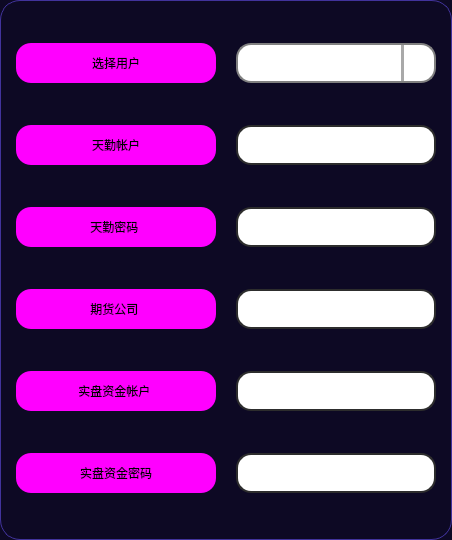
                         <widget class="QFrame" name="frame_42">
                          <property name="sizePolicy">
                           <sizepolicy hsizetype="Expanding" vsizetype="Expanding">
                            <horstretch>0</horstretch>
                            <verstretch>0</verstretch>
                           </sizepolicy>
                          </property>
                          <property name="minimumSize">
                           <size>
                            <width>0</width>
                            <height>540</height>
                           </size>
                          </property>
                          <property name="maximumSize">
                           <size>
                            <width>450</width>
                            <height>540</height>
                           </size>
                          </property>
                          <property name="styleSheet">
                           <string notr="true">QFrame {
	background-color: rgb(13, 9, 36);
	border: 1px solid rgb(65, 51, 156);
	border-radius: 20px;
}
QFrame:hover {
	border: 1px solid rgb(65, 51, 156);
}</string>
                          </property>
                          <property name="frameShape">
                           <enum>QFrame::StyledPanel</enum>
                          </property>
                          <property name="frameShadow">
                           <enum>QFrame::Raised</enum>
                          </property>
                          <layout class="QHBoxLayout" name="horizontalLayout_34">
                           <property name="spacing">
                            <number>15</number>
                           </property>
                           <property name="leftMargin">
                            <number>15</number>
                           </property>
                           <property name="topMargin">
                            <number>0</number>
                           </property>
                           <property name="rightMargin">
                            <number>10</number>
                           </property>
                           <property name="bottomMargin">
                            <number>0</number>
                           </property>
                           <item>
                            <widget class="QFrame" name="frame_63">
                             <property name="styleSheet">
                              <string notr="true">border:none</string>
                             </property>
                             <property name="frameShape">
                              <enum>QFrame::StyledPanel</enum>
                             </property>
                             <property name="frameShadow">
                              <enum>QFrame::Raised</enum>
                             </property>
                             <layout class="QVBoxLayout" name="verticalLayout_43">
                              <property name="spacing">
                               <number>0</number>
                              </property>
                              <property name="leftMargin">
                               <number>0</number>
                              </property>
                              <property name="topMargin">
                               <number>0</number>
                              </property>
                              <property name="rightMargin">
                               <number>0</number>
                              </property>
                              <property name="bottomMargin">
                               <number>0</number>
                              </property>
                              <item alignment="Qt::AlignHCenter">
                               <widget class="QFrame" name="frame_49">
                                <property name="sizePolicy">
                                 <sizepolicy hsizetype="Preferred" vsizetype="Preferred">
                                  <horstretch>0</horstretch>
                                  <verstretch>0</verstretch>
                                 </sizepolicy>
                                </property>
                                <property name="minimumSize">
                                 <size>
                                  <width>205</width>
                                  <height>0</height>
                                 </size>
                                </property>
                                <property name="maximumSize">
                                 <size>
                                  <width>205</width>
                                  <height>16777215</height>
                                 </size>
                                </property>
                                <property name="styleSheet">
                                 <string notr="true">border:none</string>
                                </property>
                                <property name="frameShape">
                                 <enum>QFrame::StyledPanel</enum>
                                </property>
                                <property name="frameShadow">
                                 <enum>QFrame::Raised</enum>
                                </property>
                                <layout class="QVBoxLayout" name="verticalLayout_22">
                                 <property name="spacing">
                                  <number>0</number>
                                 </property>
                                 <property name="leftMargin">
                                  <number>0</number>
                                 </property>
                                 <property name="topMargin">
                                  <number>0</number>
                                 </property>
                                 <property name="rightMargin">
                                  <number>0</number>
                                 </property>
                                 <property name="bottomMargin">
                                  <number>0</number>
                                 </property>
                                 <item>
                                  <widget class="QLabel" name="label_select_clients_name0">
                                   <property name="enabled">
                                    <bool>true</bool>
                                   </property>
                                   <property name="minimumSize">
                                    <size>
                                     <width>200</width>
                                     <height>40</height>
                                    </size>
                                   </property>
                                   <property name="maximumSize">
                                    <size>
                                     <width>200</width>
                                     <height>40</height>
                                    </size>
                                   </property>
                                   <property name="styleSheet">
                                    <string notr="true">QLabel {
	font: 700 18pt &quot;等线&quot;;
	background-color: rgb(255, 0, 255);
	border-radius: 15px;
}

QLabel:hover{
	border: 3px solid rgb(0, 255, 0);
}
QLabel:disabled{
	color: rgb(0, 0, 0);
	border-color: rgb(166, 166, 166);
    background-color: rgb(186, 186, 186);
}</string>
                                   </property>
                                   <property name="text">
                                    <string>选择用户</string>
                                   </property>
                                   <property name="alignment">
                                    <set>Qt::AlignCenter</set>
                                   </property>
                                   <property name="buddy">
                                    <cstring>comboBox_select_clients_name</cstring>
                                   </property>
                                  </widget>
                                 </item>
                                 <item>
                                  <widget class="QLabel" name="label_tq_account">
                                   <property name="enabled">
                                    <bool>true</bool>
                                   </property>
                                   <property name="minimumSize">
                                    <size>
                                     <width>200</width>
                                     <height>40</height>
                                    </size>
                                   </property>
                                   <property name="maximumSize">
                                    <size>
                                     <width>200</width>
                                     <height>40</height>
                                    </size>
                                   </property>
                                   <property name="styleSheet">
                                    <string notr="true">QLabel {
	font: 700 18pt &quot;等线&quot;;
	background-color: rgb(255, 0, 255);
	border-radius: 15px;
}

QLabel:hover{
	border: 3px solid rgb(0, 255, 0);
}
QLabel:disabled{
	color: rgb(0, 0, 0);
	border-color: rgb(166, 166, 166);
    background-color: rgb(186, 186, 186);
}</string>
                                   </property>
                                   <property name="text">
                                    <string>天勤帐户</string>
                                   </property>
                                   <property name="alignment">
                                    <set>Qt::AlignCenter</set>
                                   </property>
                                   <property name="buddy">
                                    <cstring>tq_account</cstring>
                                   </property>
                                  </widget>
                                 </item>
                                 <item>
                                  <widget class="QLabel" name="label_tq_psd">
                                   <property name="enabled">
                                    <bool>true</bool>
                                   </property>
                                   <property name="minimumSize">
                                    <size>
                                     <width>200</width>
                                     <height>40</height>
                                    </size>
                                   </property>
                                   <property name="maximumSize">
                                    <size>
                                     <width>200</width>
                                     <height>40</height>
                                    </size>
                                   </property>
                                   <property name="styleSheet">
                                    <string notr="true">QLabel {
	font: 700 18pt &quot;等线&quot;;
	background-color: rgb(255, 0, 255);
	border-radius: 15px;
}

QLabel:hover{
	border: 3px solid rgb(0, 255, 0);
}
QLabel:disabled{
	color: rgb(0, 0, 0);
	border-color: rgb(166, 166, 166);
    background-color: rgb(186, 186, 186);
}</string>
                                   </property>
                                   <property name="text">
                                    <string>天勤密码 </string>
                                   </property>
                                   <property name="alignment">
                                    <set>Qt::AlignCenter</set>
                                   </property>
                                   <property name="buddy">
                                    <cstring>tq_psd</cstring>
                                   </property>
                                  </widget>
                                 </item>
                                 <item>
                                  <widget class="QLabel" name="label_futures_company">
                                   <property name="enabled">
                                    <bool>true</bool>
                                   </property>
                                   <property name="minimumSize">
                                    <size>
                                     <width>200</width>
                                     <height>40</height>
                                    </size>
                                   </property>
                                   <property name="maximumSize">
                                    <size>
                                     <width>200</width>
                                     <height>40</height>
                                    </size>
                                   </property>
                                   <property name="styleSheet">
                                    <string notr="true">QLabel {
	font: 700 18pt &quot;等线&quot;;
	background-color: rgb(255, 0, 255);
	border-radius: 15px;
}

QLabel:hover{
	border: 3px solid rgb(0, 255, 0);
}
QLabel:disabled{
	color: rgb(0, 0, 0);
	border-color: rgb(166, 166, 166);
    background-color: rgb(186, 186, 186);
}</string>
                                   </property>
                                   <property name="text">
                                    <string>期货公司 </string>
                                   </property>
                                   <property name="alignment">
                                    <set>Qt::AlignCenter</set>
                                   </property>
                                   <property name="buddy">
                                    <cstring>futures_company</cstring>
                                   </property>
                                  </widget>
                                 </item>
                                 <item>
                                  <widget class="QLabel" name="label_futures_account">
                                   <property name="enabled">
                                    <bool>true</bool>
                                   </property>
                                   <property name="minimumSize">
                                    <size>
                                     <width>200</width>
                                     <height>40</height>
                                    </size>
                                   </property>
                                   <property name="maximumSize">
                                    <size>
                                     <width>200</width>
                                     <height>40</height>
                                    </size>
                                   </property>
                                   <property name="styleSheet">
                                    <string notr="true">QLabel {
	font: 700 18pt &quot;等线&quot;;
	background-color: rgb(255, 0, 255);
	border-radius: 15px;
}

QLabel:hover{
	border: 3px solid rgb(0, 255, 0);
}
QLabel:disabled{
	color: rgb(0, 0, 0);
	border-color: rgb(166, 166, 166);
    background-color: rgb(186, 186, 186);
}</string>
                                   </property>
                                   <property name="text">
                                    <string>实盘资金帐户 </string>
                                   </property>
                                   <property name="alignment">
                                    <set>Qt::AlignCenter</set>
                                   </property>
                                   <property name="buddy">
                                    <cstring>futures_account</cstring>
                                   </property>
                                  </widget>
                                 </item>
                                 <item>
                                  <widget class="QLabel" name="label_futures_psd">
                                   <property name="enabled">
                                    <bool>true</bool>
                                   </property>
                                   <property name="minimumSize">
                                    <size>
                                     <width>200</width>
                                     <height>40</height>
                                    </size>
                                   </property>
                                   <property name="maximumSize">
                                    <size>
                                     <width>200</width>
                                     <height>40</height>
                                    </size>
                                   </property>
                                   <property name="styleSheet">
                                    <string notr="true">QLabel {
	font: 700 18pt &quot;等线&quot;;
	background-color: rgb(255, 0, 255);
	border-radius: 15px;
}

QLabel:hover{
	border: 3px solid rgb(0, 255, 0);
}
QLabel:disabled{
	color: rgb(0, 0, 0);
	border-color: rgb(166, 166, 166);
    background-color: rgb(186, 186, 186);
}</string>
                                   </property>
                                   <property name="text">
                                    <string>实盘资金密码</string>
                                   </property>
                                   <property name="alignment">
                                    <set>Qt::AlignCenter</set>
                                   </property>
                                   <property name="buddy">
                                    <cstring>futures_psd</cstring>
                                   </property>
                                  </widget>
                                 </item>
                                </layout>
                               </widget>
                              </item>
                             </layout>
                            </widget>
                           </item>
                           <item>
                            <widget class="QFrame" name="frame_64">
                             <property name="styleSheet">
                              <string notr="true">border:none</string>
                             </property>
                             <property name="frameShape">
                              <enum>QFrame::StyledPanel</enum>
                             </property>
                             <property name="frameShadow">
                              <enum>QFrame::Raised</enum>
                             </property>
                             <layout class="QVBoxLayout" name="verticalLayout_44">
                              <property name="spacing">
                               <number>0</number>
                              </property>
                              <property name="leftMargin">
                               <number>0</number>
                              </property>
                              <property name="topMargin">
                               <number>0</number>
                              </property>
                              <property name="rightMargin">
                               <number>0</number>
                              </property>
                              <property name="bottomMargin">
                               <number>0</number>
                              </property>
                              <item alignment="Qt::AlignHCenter">
                               <widget class="QFrame" name="frame_50">
                                <property name="sizePolicy">
                                 <sizepolicy hsizetype="Preferred" vsizetype="Preferred">
                                  <horstretch>0</horstretch>
                                  <verstretch>0</verstretch>
                                 </sizepolicy>
                                </property>
                                <property name="minimumSize">
                                 <size>
                                  <width>205</width>
                                  <height>0</height>
                                 </size>
                                </property>
                                <property name="maximumSize">
                                 <size>
                                  <width>205</width>
                                  <height>16777215</height>
                                 </size>
                                </property>
                                <property name="styleSheet">
                                 <string notr="true">border:none</string>
                                </property>
                                <property name="frameShape">
                                 <enum>QFrame::StyledPanel</enum>
                                </property>
                                <property name="frameShadow">
                                 <enum>QFrame::Raised</enum>
                                </property>
                                <layout class="QVBoxLayout" name="verticalLayout_34">
                                 <property name="spacing">
                                  <number>0</number>
                                 </property>
                                 <property name="leftMargin">
                                  <number>0</number>
                                 </property>
                                 <property name="topMargin">
                                  <number>0</number>
                                 </property>
                                 <property name="rightMargin">
                                  <number>0</number>
                                 </property>
                                 <property name="bottomMargin">
                                  <number>0</number>
                                 </property>
                                 <item>
                                  <widget class="QComboBox" name="comboBox_select_clients_name">
                                   <property name="minimumSize">
                                    <size>
                                     <width>200</width>
                                     <height>40</height>
                                    </size>
                                   </property>
                                   <property name="maximumSize">
                                    <size>
                                     <width>200</width>
                                     <height>40</height>
                                    </size>
                                   </property>
                                   <property name="styleSheet">
                                    <string notr="true">/* 未下拉时，QComboBox的样式 */
QComboBox {
    border: 2px solid gray;   /* 边框 */
    border-radius: 15px;   /* 圆角 */
    padding: 1px 18px 1px 3px;   /* 字体填衬 */
    color: rgb(0, 0, 0);    
	font: 700 18pt &quot;等线&quot;;    
	background-color: rgb(255, 255, 255);
}

/* 下拉后，整个下拉窗体样式 */
QComboBox QAbstractItemView {
    
    border: 1px solid yellow;   /* 整个下拉窗体的边框 */
    color: black;
	border-radius: 3px;
    background-color: rgb(225, 225, 225);   /* 整个下拉窗体的背景色 */
    selection-background-color: lightgreen;   /* 整个下拉窗体被选中项的背景色 */
}
/* 下拉箭头样式 */
 QComboBox::down-arrow {
	image: url(:/图标/icons/双下拉箭头.svg);
	width: 30px; /* 下拉箭头的宽度（建议与下拉框drop-down的宽度一致） */ 
	background: rgb(255, 255, 255); /* 下拉箭头的的背景色 */ 
	padding: 0px 0px 0px 0px; /* 上内边距、右内边距、下内边距、左内边距 */
 } 

/* 下拉框样式 */
QComboBox::drop-down {
   /* subcontrol-origin: padding;   /* 子控件在父元素中的原点矩形。如果未指定此属性，则默认为padding。 */
   /* subcontrol-position: top right;   /* 下拉框的位置（右上） */
    width: 30px;   /* 下拉框的宽度 */

    border-left-width: 3px;   /* 下拉框的左边界线宽度 */
    border-left-color: darkgray;   /* 下拉框的左边界线颜色 */
    border-left-style: solid;   /* 下拉框的左边界线为实线 */
    border-top-right-radius: 10px;   /* 下拉框的右上边界线的圆角半径（应和整个QComboBox右上边界线的圆角半径一致） */
    border-bottom-right-radius: 10px;   /* 同上 */
}
QComboBox:hover {
	border: 3px solid rgb(255, 85, 0);
}
QComboBox:disabled{
	color: rgb(0, 0, 0);
	border-color: rgb(166, 166, 166);
    background-color: rgb(186, 186, 186);
}</string>
                                   </property>
                                  </widget>
                                 </item>
                                 <item>
                                  <widget class="QLineEdit" name="tq_account">
                                   <property name="sizePolicy">
                                    <sizepolicy hsizetype="Preferred" vsizetype="Fixed">
                                     <horstretch>0</horstretch>
                                     <verstretch>0</verstretch>
                                    </sizepolicy>
                                   </property>
                                   <property name="minimumSize">
                                    <size>
                                     <width>200</width>
                                     <height>40</height>
                                    </size>
                                   </property>
                                   <property name="maximumSize">
                                    <size>
                                     <width>200</width>
                                     <height>40</height>
                                    </size>
                                   </property>
                                   <property name="styleSheet">
                                    <string notr="true">QLineEdit {
	border: 2px solid rgb(45, 45, 45);
	border-radius: 15px;
	padding: 5px;
	background-color: rgb(255, 255, 255);	
	color: rgb(0, 0, 0);
	font: 700 18pt &quot;等线&quot;;
}
QLineEdit:hover {
	border: 3px solid rgb(255, 85, 0);
}
QLineEdit:focus {
	border: 3px solid rgb(255, 85, 0);
	color: rgb(255, 0, 0);
}
QLineEdit:disabled{
	color: rgb(0, 0, 0);
	border-color: rgb(166, 166, 166);
    background-color: rgb(186, 186, 186);
}</string>
                                   </property>
                                  </widget>
                                 </item>
                                 <item>
                                  <widget class="QLineEdit" name="tq_psd">
                                   <property name="sizePolicy">
                                    <sizepolicy hsizetype="Preferred" vsizetype="Fixed">
                                     <horstretch>0</horstretch>
                                     <verstretch>0</verstretch>
                                    </sizepolicy>
                                   </property>
                                   <property name="minimumSize">
                                    <size>
                                     <width>200</width>
                                     <height>40</height>
                                    </size>
                                   </property>
                                   <property name="maximumSize">
                                    <size>
                                     <width>200</width>
                                     <height>40</height>
                                    </size>
                                   </property>
                                   <property name="styleSheet">
                                    <string notr="true">QLineEdit {
	border: 2px solid rgb(45, 45, 45);
	border-radius: 15px;
	padding: 5px;
	background-color: rgb(255, 255, 255);	
	color: rgb(0, 0, 0);
	font: 700 18pt &quot;等线&quot;;
}
QLineEdit:hover {
	border: 3px solid rgb(255, 85, 0);
}
QLineEdit:focus {
	border: 3px solid rgb(255, 85, 0);
	color: rgb(255, 0, 0);
}
QLineEdit:disabled{
	color: rgb(0, 0, 0);
	border-color: rgb(166, 166, 166);
    background-color: rgb(186, 186, 186);
}</string>
                                   </property>
                                  </widget>
                                 </item>
                                 <item>
                                  <widget class="QLineEdit" name="futures_company">
                                   <property name="sizePolicy">
                                    <sizepolicy hsizetype="Preferred" vsizetype="Fixed">
                                     <horstretch>0</horstretch>
                                     <verstretch>0</verstretch>
                                    </sizepolicy>
                                   </property>
                                   <property name="minimumSize">
                                    <size>
                                     <width>200</width>
                                     <height>40</height>
                                    </size>
                                   </property>
                                   <property name="maximumSize">
                                    <size>
                                     <width>200</width>
                                     <height>40</height>
                                    </size>
                                   </property>
                                   <property name="styleSheet">
                                    <string notr="true">QLineEdit {
	border: 2px solid rgb(45, 45, 45);
	border-radius: 15px;
	padding: 5px;
	background-color: rgb(255, 255, 255);	
	color: rgb(0, 0, 0);
	font: 700 18pt &quot;等线&quot;;
}
QLineEdit:hover {
	border: 3px solid rgb(255, 85, 0);
}
QLineEdit:focus {
	border: 3px solid rgb(255, 85, 0);
	color: rgb(255, 0, 0);
}
QLineEdit:disabled{
	color: rgb(0, 0, 0);
	border-color: rgb(166, 166, 166);
    background-color: rgb(186, 186, 186);
}</string>
                                   </property>
                                  </widget>
                                 </item>
                                 <item>
                                  <widget class="QLineEdit" name="futures_account">
                                   <property name="sizePolicy">
                                    <sizepolicy hsizetype="Preferred" vsizetype="Fixed">
                                     <horstretch>0</horstretch>
                                     <verstretch>0</verstretch>
                                    </sizepolicy>
                                   </property>
                                   <property name="minimumSize">
                                    <size>
                                     <width>200</width>
                                     <height>40</height>
                                    </size>
                                   </property>
                                   <property name="maximumSize">
                                    <size>
                                     <width>200</width>
                                     <height>40</height>
                                    </size>
                                   </property>
                                   <property name="styleSheet">
                                    <string notr="true">QLineEdit {
	border: 2px solid rgb(45, 45, 45);
	border-radius: 15px;
	padding: 5px;
	background-color: rgb(255, 255, 255);	
	color: rgb(0, 0, 0);
	font: 700 18pt &quot;等线&quot;;
}
QLineEdit:hover {
	border: 3px solid rgb(255, 85, 0);
}
QLineEdit:focus {
	border: 3px solid rgb(255, 85, 0);
	color: rgb(255, 0, 0);
}
QLineEdit:disabled{
	color: rgb(0, 0, 0);
	border-color: rgb(166, 166, 166);
    background-color: rgb(186, 186, 186);
}</string>
                                   </property>
                                  </widget>
                                 </item>
                                 <item>
                                  <widget class="QLineEdit" name="futures_psd">
                                   <property name="sizePolicy">
                                    <sizepolicy hsizetype="Preferred" vsizetype="Fixed">
                                     <horstretch>0</horstretch>
                                     <verstretch>0</verstretch>
                                    </sizepolicy>
                                   </property>
                                   <property name="minimumSize">
                                    <size>
                                     <width>200</width>
                                     <height>40</height>
                                    </size>
                                   </property>
                                   <property name="maximumSize">
                                    <size>
                                     <width>200</width>
                                     <height>40</height>
                                    </size>
                                   </property>
                                   <property name="styleSheet">
                                    <string notr="true">QLineEdit {
	border: 2px solid rgb(45, 45, 45);
	border-radius: 15px;
	padding: 5px;
	background-color: rgb(255, 255, 255);	
	color: rgb(0, 0, 0);
	font: 700 18pt &quot;等线&quot;;
}
QLineEdit:hover {
	border: 3px solid rgb(255, 85, 0);
}
QLineEdit:focus {
	border: 3px solid rgb(255, 85, 0);
	color: rgb(255, 0, 0);
}
QLineEdit:disabled{
	color: rgb(0, 0, 0);
	border-color: rgb(166, 166, 166);
    background-color: rgb(186, 186, 186);
}</string>
                                   </property>
                                  </widget>
                                 </item>
                                </layout>
                               </widget>
                              </item>
                             </layout>
                            </widget>
                           </item>
                          </layout>
                         </widget>
